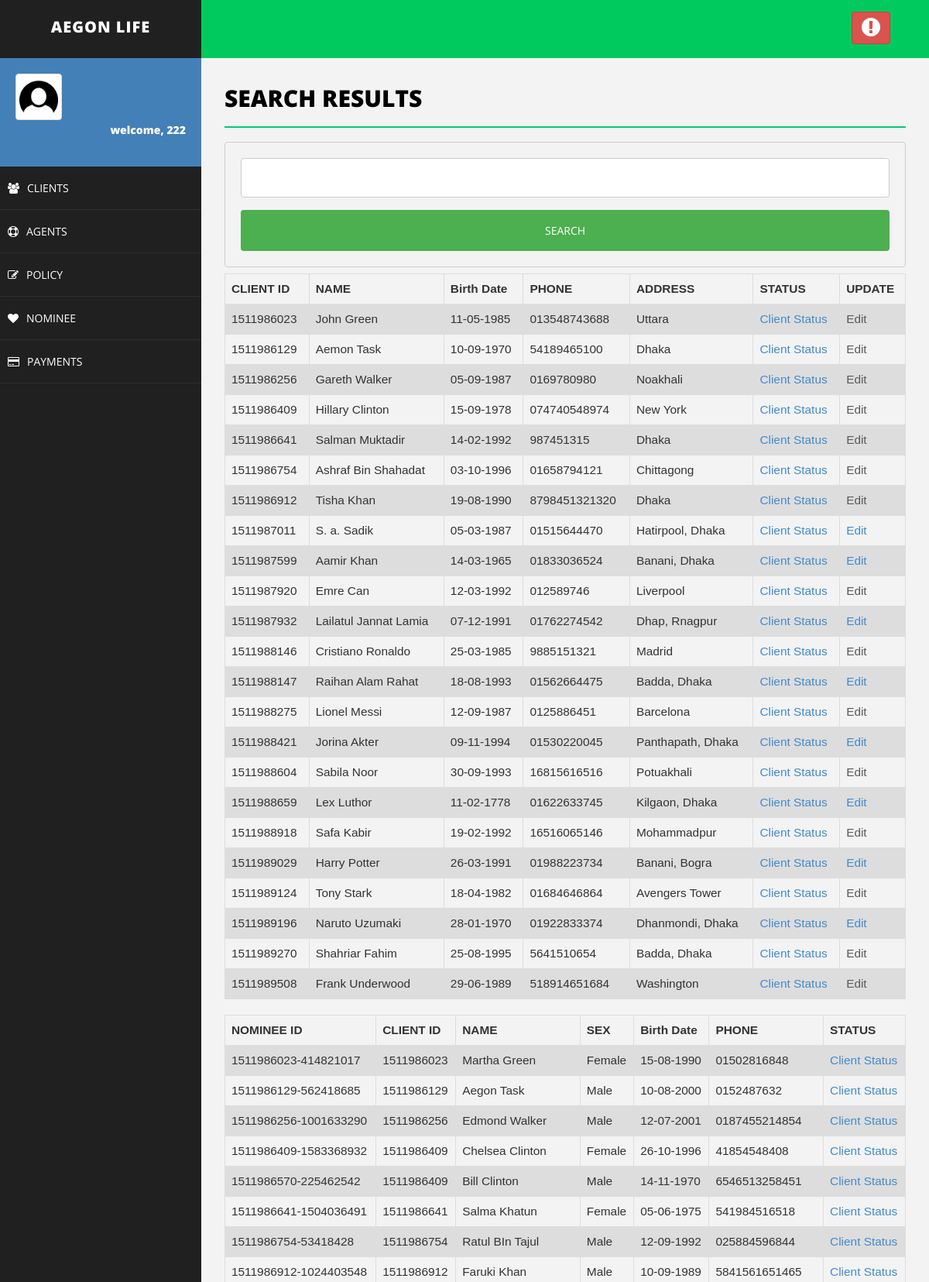
Screenshot of /lims/search.php (signed in, upper part) with the database file from the repository.
### tables this page shows
CREATE TABLE `client` (
  `client_id` varchar(200) NOT NULL,
  `client_password` varchar(30) NOT NULL,
  `name` varchar(50) NOT NULL,
  `sex` varchar(20) NOT NULL,
  `birth_date` varchar(20) NOT NULL,
  `marital_status` varchar(20) NOT NULL,
  `nid` varchar(50) NOT NULL,
  `phone` varchar(20) NOT NULL,
  `address` varchar(50) NOT NULL,
  `policy_id` varchar(50) NOT NULL,
  `agent_id` varchar(20) NOT NULL,
  `image` varchar(200) NOT NULL
);

CREATE TABLE `nominee` (
  `nominee_id` varchar(200) NOT NULL,
  `client_id` varchar(100) NOT NULL,
  `name` varchar(50) NOT NULL,
  `sex` varchar(20) NOT NULL,
  `birth_date` varchar(50) NOT NULL,
  `nid` varchar(50) NOT NULL,
  `relationship` varchar(20) NOT NULL,
  `priority` varchar(20) NOT NULL,
  `phone` varchar(50) NOT NULL
);

### lims/search.php (the view, shortened to what this page needs)
<!DOCTYPE html>
<html>
<head>
    <link href="assets/css/bootstrap.css" rel="stylesheet" />
    <link href="assets/css/font-awesome.css" rel="stylesheet" />
    <link href="assets/css/basic.css" rel="stylesheet" />
    <link href="assets/css/custom.css" rel="stylesheet" />
</head>
<body>
<?php include 'header.php';
?>
        <div id="page-wrapper">
                <div class="row">
                    <div class="col-md-12">
                        <h1 class="page-head-line">Search Results
						</h1>
						<div class= "searchBar">
		  <form action="search.php" method="post">
          <input type="text" name="key"><br>
          <input class="searchBtn" type="submit" value="SEARCH">
          </form>
	  </div>
                    </div>
                </div>
<?php
	   $key       = $_POST["key"];
         $sql="SELECT * FROM client WHERE client_id LIKE '%" . $key .  "%' OR name LIKE '%" . $key ."%' OR phone LIKE '%" . $key ."%'";
		 $result = $conn->query($sql);
	if ($result->num_rows > 0) {
	echo "<table class=\"table\">\n";
    echo "  <tr>\n";
    echo "    <th>CLIENT ID</th>\n";
    echo "    <th>NAME</th>\n";
    echo "    <th>Birth Date</th>\n";
    echo "    <th>PHONE</th>\n";
	echo "    <th>ADDRESS</th>\n";
	echo "    <th>STATUS</th>\n";
	echo "    <th>UPDATE</th>\n";
    echo "  </tr>";
	while($row = $result->fetch_assoc()) {
		echo "<tr>\n";
		echo "    <td>".$row["client_id"]."</td>\n";
		echo "    <td>".$row["name"]."</td>\n";
		echo "    <td>".$row["birth_date"]."</td>\n";
		echo "    <td>".$row["phone"]."</td>\n";
		echo "    <td>".$row["address"]."</td>\n";
		echo "    <td>"."<a href='clientStatus.php?client_id=".$row["client_id"]. "'>Client Status</a>"."</td>\n";
		if($row["agent_id"]== $username){
			echo "<td>"."<a href='editClient.php?client_id=".$row["client_id"]. "'>Edit</a>"."</td>\n";
		}else{
			echo "<td>"."<a class=\"dis\" href='editClient.php?client_id=".$row["client_id"]. "'>Edit</a>"."</td>\n";
		}
	   }
	  }else{ echo"Nothing found in Clients Table";echo"<br>";  echo"<br>";
	  }
	$sql = "SELECT * FROM nominee WHERE nominee_id LIKE '%" . $key .  "%' OR name LIKE '%" . $key ."%'";
	$result = $conn->query($sql);
		if ($result->num_rows > 0) {
	echo "<table class=\"table\">\n";
    echo "  <tr>\n";
	echo "    <th>NOMINEE ID</th>\n";
    echo "    <th>CLIENT ID</th>\n";
    echo "    <th>NAME</th>\n";
	echo "    <th>SEX</th>\n";
    echo "    <th>Birth Date</th>\n";
    echo "    <th>PHONE</th>\n";;
	echo "    <th>STATUS</th>\n";
    echo "  </tr>";
	while($row = $result->fetch_assoc()) {
		echo "<tr>\n";
		echo "    <td>".$row["nominee_id"]."</td>\n";
		echo "    <td>".$row["client_id"]."</td>\n";
		echo "    <td>".$row["name"]."</td>\n";
		echo "    <td>".$row["sex"]."</td>\n";
		echo "    <td>".$row["birth_date"]."</td>\n";
		echo "    <td>".$row["phone"]."</td>\n";
		echo "    <td>"."<a href='clientStatus.php?client_id=".$row["client_id"]. "'>Client Status</a>"."</td>\n";
	}
	echo "</table>\n";
	} else {
    echo "Nothing Found in Nominee Table";
	echo"<br>"; echo"<br>";
}
?>
        </div>
    </div>
</body>
</html>

### lims/assets/css/basic.css (style rules this page uses)
body { font-family: 'Open Sans', sans-serif; line-height:25px; }
#page-wrapper { padding: 15px 15px; min-height: 600px; background: #F3F3F3; }
.page-head-line { font-size: 30px; text-transform: uppercase; color: #000; font-weight: 800; padding-bottom: 20px; border-bottom: 2px solid #00CA79; margin-bottom: 10px; }
@media (min-width:768px) { #page-wrapper { margin: 0 0 0 260px; padding: 15px 30px; min-height: 1200px; } }

### lims/search.php (style rules this page uses)
table { font-family: arial, sans-serif; border-collapse: collapse; width: 100%; margin-left:0%; font-size:110%; }
td, th { border: 1px solid #dddddd; text-align: left; padding: 8px; }
tr:nth-child(even) { background-color: #dddddd; }
.dis { pointer-events: none; cursor: default; color:#595959; }
.searchBar { float: auto; cursor: pointer; width: 100%; padding: 12px 20px; margin: 8px 0; display: inline-block; border: 1px solid #ccc; border-radius: 4px; box-sizing: border-box; }
input[type=text], select { width: 100%; padding: 12px 20px; margin: 8px 0; display: inline-block; border: 1px solid #ccc; border-radius: 4px; box-sizing: border-box; }
input[type=submit] { width: 100%; background-color: #4CAF50; color: white; padding: 14px 20px; margin: 8px 0; border: none; border-radius: 4px; cursor: pointer; }

### rows the page displays
client: client_id "1511986023", name "John Green", birth_date "11-05-1985", phone "013548743688", address "Uttara"
client: client_id "1511986129", name "Aemon Task", birth_date "10-09-1970", phone "54189465100", address "Dhaka"
client: client_id "1511986256", name "Gareth Walker", birth_date "05-09-1987", phone "0169780980", address "Noakhali"
client: client_id "1511986409", name "Hillary Clinton", birth_date "15-09-1978", phone "074740548974", address "New York"
client: client_id "1511986641", name "Salman Muktadir", birth_date "14-02-1992", phone "987451315", address "Dhaka"
client: client_id "1511986754", name "Ashraf Bin Shahadat", birth_date "03-10-1996", phone "01658794121", address "Chittagong"
client: client_id "1511986912", name "Tisha Khan", birth_date "19-08-1990", phone "8798451321320", address "Dhaka"
client: client_id "1511987011", name "S. a. Sadik", birth_date "05-03-1987", phone "01515644470", address "Hatirpool, Dhaka"
client: client_id "1511987599", name "Aamir Khan", birth_date "14-03-1965", phone "01833036524", address "Banani, Dhaka"
client: client_id "1511987920", name "Emre Can", birth_date "12-03-1992", phone "012589746", address "Liverpool"
client: client_id "1511987932", name "Lailatul Jannat Lamia", birth_date "07-12-1991", phone "01762274542", address "Dhap, Rnagpur"
client: client_id "1511988146", name "Cristiano Ronaldo", birth_date "25-03-1985", phone "9885151321", address "Madrid"
client: client_id "1511988147", name "Raihan Alam Rahat", birth_date "18-08-1993", phone "01562664475", address "Badda, Dhaka"
client: client_id "1511988275", name "Lionel Messi", birth_date "12-09-1987", phone "0125886451", address "Barcelona"
client: client_id "1511988421", name "Jorina Akter", birth_date "09-11-1994", phone "01530220045", address "Panthapath, Dhaka"
client: client_id "1511988604", name "Sabila Noor", birth_date "30-09-1993", phone "16815616516", address "Potuakhali"
client: client_id "1511988659", name "Lex Luthor", birth_date "11-02-1778", phone "01622633745", address "Kilgaon, Dhaka"
client: client_id "1511988918", name "Safa Kabir", birth_date "19-02-1992", phone "16516065146", address "Mohammadpur"
client: client_id "1511989029", name "Harry Potter", birth_date "26-03-1991", phone "01988223734", address "Banani, Bogra"
client: client_id "1511989124", name "Tony Stark", birth_date "18-04-1982", phone "01684646864", address "Avengers Tower"
client: client_id "1511989196", name "Naruto Uzumaki", birth_date "28-01-1970", phone "01922833374", address "Dhanmondi, Dhaka"
client: client_id "1511989270", name "Shahriar Fahim", birth_date "25-08-1995", phone "5641510654", address "Badda, Dhaka"
client: client_id "1511989508", name "Frank Underwood", birth_date "29-06-1989", phone "518914651684", address "Washington"
nominee: nominee_id "1511986023-414821017", client "1511986023", name "Martha Green", sex "Female", birth_date "15-08-1990", phone "01502816848"
nominee: nominee_id "1511986129-562418685", client "1511986129", name "Aegon Task", sex "Male", birth_date "10-08-2000", phone "0152487632"
nominee: nominee_id "1511986256-1001633290", client "1511986256", name "Edmond Walker", sex "Male", birth_date "12-07-2001", phone "0187455214854"
nominee: nominee_id "1511986409-1583368932", client "1511986409", name "Chelsea Clinton", sex "Female", birth_date "26-10-1996", phone "41854548408"
nominee: nominee_id "1511986570-225462542", client "1511986409", name "Bill Clinton", sex "Male", birth_date "14-11-1970", phone "6546513258451"
nominee: nominee_id "1511986641-1504036491", client "1511986641", name "Salma Khatun", sex "Female", birth_date "05-06-1975", phone "541984516518"
nominee: nominee_id "1511986754-53418428", client "1511986754", name "Ratul BIn Tajul", sex "Male", birth_date "12-09-1992", phone "025884596844"
nominee: nominee_id "1511986912-1024403548", client "1511986912", name "Faruki Khan", sex "Male", birth_date "10-09-1989", phone "5841561651465"

### other values shown
$_SESSION["username"] "222"
